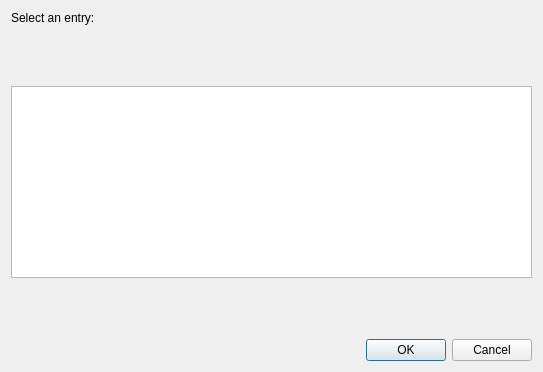
<?xml version="1.0" encoding="UTF-8"?>
<ui version="4.0">
 <class>selectEntryDialog</class>
 <widget class="QDialog" name="selectEntryDialog">
  <property name="geometry">
   <rect>
    <x>0</x>
    <y>0</y>
    <width>543</width>
    <height>372</height>
   </rect>
  </property>
  <property name="windowTitle">
   <string>Select Entry Dialog</string>
  </property>
  <layout class="QVBoxLayout" name="verticalLayout">
   <item>
    <widget class="QLabel" name="selectEntry_label">
     <property name="text">
      <string>Select an entry:</string>
     </property>
    </widget>
   </item>
   <item>
    <spacer name="verticalSpacer_2">
     <property name="orientation">
      <enum>Qt::Vertical</enum>
     </property>
     <property name="sizeHint" stdset="0">
      <size>
       <width>20</width>
       <height>40</height>
      </size>
     </property>
    </spacer>
   </item>
   <item>
    <widget class="QListWidget" name="selectEntry_listWidget"/>
   </item>
   <item>
    <spacer name="verticalSpacer">
     <property name="orientation">
      <enum>Qt::Vertical</enum>
     </property>
     <property name="sizeHint" stdset="0">
      <size>
       <width>20</width>
       <height>40</height>
      </size>
     </property>
    </spacer>
   </item>
   <item>
    <widget class="QDialogButtonBox" name="selectEntry_buttonBox">
     <property name="orientation">
      <enum>Qt::Horizontal</enum>
     </property>
     <property name="standardButtons">
      <set>QDialogButtonBox::Cancel|QDialogButtonBox::Ok</set>
     </property>
    </widget>
   </item>
  </layout>
 </widget>
 <resources/>
 <connections/>
</ui>
